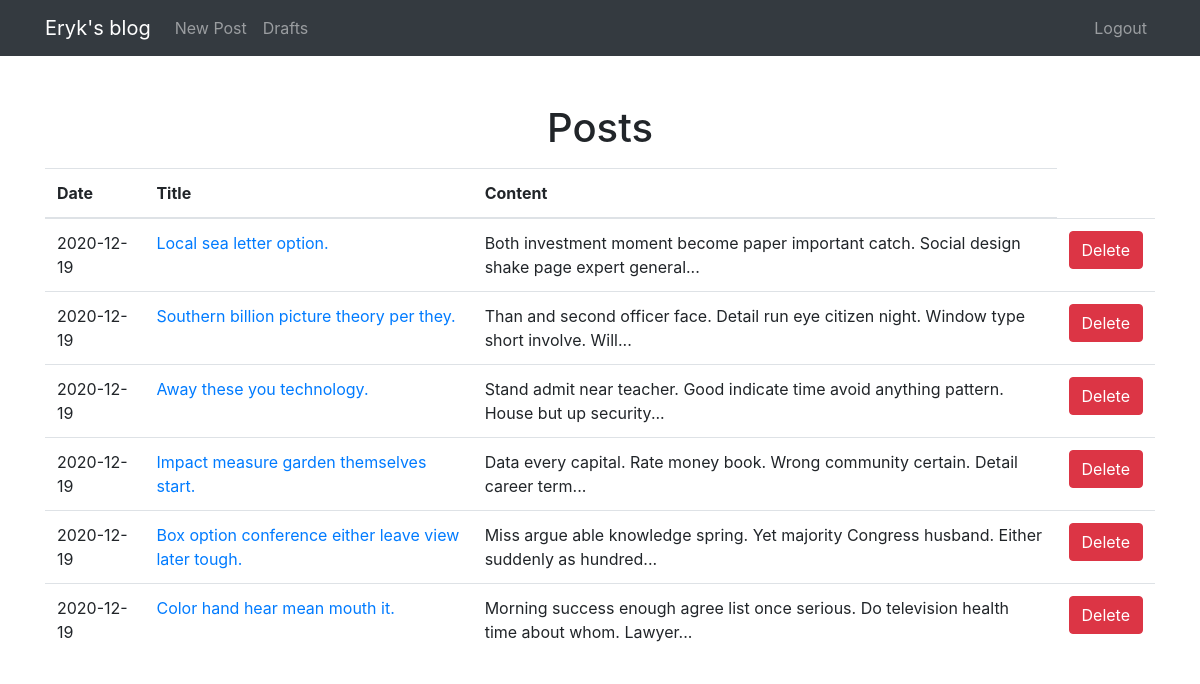
Page /drafts (signed in) on the committed database.
### blog/models.py (models this page shows)
class Entry(db.Model):
    id = db.Column(db.Integer, primary_key=True)
    title = db.Column(db.String(80), nullable=False)
    body = db.Column(db.Text, nullable=False)
    pub_date = db.Column(db.DateTime, nullable=False,
        default=datetime.datetime.utcnow)
    is_published = db.Column(db.Boolean, default=False)

### blog/routes.py (the view)
@app.route("/drafts")
@login_required
def list_drafts():
    drafts = Entry.query.filter_by(is_published=False).order_by(
        Entry.pub_date.desc())
    return render_template('drafts.html', drafts=drafts)

### blog/routes.py (called while the page is built)
def login_required(view_func):
    @functools.wraps(view_func)
    def check_permissions(*args, **kwargs):
        if session.get('logged_in'):
            return view_func(*args, **kwargs)
        return redirect(url_for('login', next=request.path))
    return check_permissions

### blog/templates/drafts.html
{% extends "index.html" %}
{% block content %}
<table class="table">
    <thead>
        <tr>
            <th>Date</th>
            <th>Title</th>
            <th>Content</th>
        </tr>
    </thead>
    <tbody>
    {% for draft in drafts %}
        <tr>
            <td>{{ draft.pub_date.strftime('%Y-%m-%d') }}</td>
            <td>
                <a href="/edit-post/{{ draft.id }}">{{ draft.title }}</a>
            </td>
            <td>
                {{ draft.body|truncate(100) }}
            </td>
            <td>
                <form action="/delete/{{ draft.id }}" method="POST">
                    <button type="submit" class="btn btn-danger">Delete</button>
                </form>
            </td>
        </tr>
        {% endfor %}
    </tbody>
</table>
{% endblock %}

### rows in the picture
Entry: pub_date "2020-12-19", title "Local sea letter option.", body "Both investment moment become paper important catch. Social design shake page expert general..."
Entry: pub_date "2020-12-19", title "Southern billion picture theory per they.", body "Than and second officer face. Detail run eye citizen night. Window type short involve. Will..."
Entry: pub_date "2020-12-19", title "Away these you technology.", body "Stand admit near teacher. Good indicate time avoid anything pattern. House but up security..."
Entry: pub_date "2020-12-19", title "Impact measure garden themselves start.", body "Data every capital. Rate money book. Wrong community certain. Detail career term..."
Entry: pub_date "2020-12-19", title "Box option conference either leave view later tough.", body "Miss argue able knowledge spring. Yet majority Congress husband. Either suddenly as hundred..."
Entry: pub_date "2020-12-19", title "Color hand hear mean mouth it.", body "Morning success enough agree list once serious. Do television health time about whom. Lawyer..."
